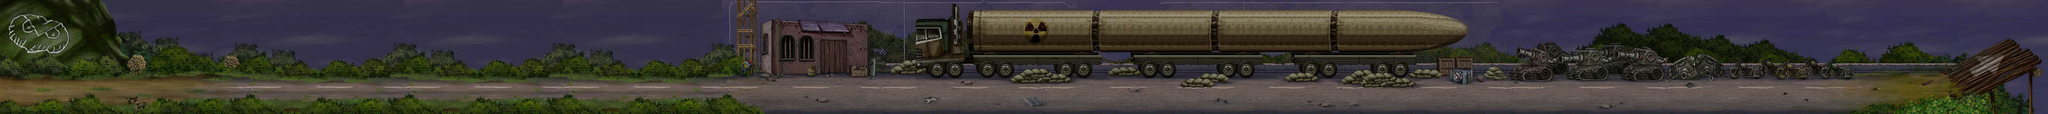

A 2D game scene composited from a Tiled map and its tileset images. What follows is a short description and the map's XML, with each tile layer's data collapsed to a summary:
An orthogonal 287x16 tile map with 40x40 px tiles, 1 tile layer (块层 1), 12 tilesets.

<map version="1.0" orientation="orthogonal" renderorder="right-down" width="287" height="16" tilewidth="40" tileheight="40" nextobjectid="1">
 <tileset firstgid="1" name="map0" tilewidth="960" tileheight="640" tilecount="1" columns="1">
  <image source="../laya/assets/img/battleState/background/map0.jpg" width="960" height="640" />
 </tileset>
 <tileset firstgid="2" name="map1" tilewidth="960" tileheight="640" tilecount="1" columns="1">
  <image source="../laya/assets/img/battleState/background/map1.jpg" width="960" height="640" />
 </tileset>
 <tileset firstgid="3" name="map2" tilewidth="960" tileheight="640" tilecount="1" columns="1">
  <image source="../laya/assets/img/battleState/background/map2.jpg" width="960" height="640" />
 </tileset>
 <tileset firstgid="4" name="map3" tilewidth="960" tileheight="640" tilecount="1" columns="1">
  <image source="../laya/assets/img/battleState/background/map3.jpg" width="960" height="640" />
 </tileset>
 <tileset firstgid="5" name="map4" tilewidth="960" tileheight="640" tilecount="1" columns="1">
  <image source="../laya/assets/img/battleState/background/map4.jpg" width="960" height="640" />
 </tileset>
 <tileset firstgid="6" name="map5" tilewidth="960" tileheight="640" tilecount="1" columns="1">
  <image source="../laya/assets/img/battleState/background/map5.jpg" width="960" height="640" />
 </tileset>
 <tileset firstgid="7" name="map6" tilewidth="960" tileheight="640" tilecount="1" columns="1">
  <image source="../laya/assets/img/battleState/background/map6.jpg" width="960" height="640" />
 </tileset>
 <tileset firstgid="8" name="map7" tilewidth="940" tileheight="640" tilecount="1" columns="1">
  <image source="../laya/assets/img/battleState/background/map7.jpg" width="960" height="640" />
 </tileset>
 <tileset firstgid="9" name="map8" tilewidth="960" tileheight="640" tilecount="1" columns="1">
  <image source="../laya/assets/img/battleState/background/map8.jpg" width="960" height="640" />
 </tileset>
 <tileset firstgid="10" name="map9" tilewidth="960" tileheight="640" tilecount="1" columns="1">
  <image source="../laya/assets/img/battleState/background/map9.jpg" width="960" height="640" />
 </tileset>
 <tileset firstgid="11" name="map10" tilewidth="960" tileheight="640" tilecount="1" columns="1">
  <image source="../laya/assets/img/battleState/background/map10.jpg" width="960" height="640" />
 </tileset>
 <tileset firstgid="12" name="map11" tilewidth="960" tileheight="640" tilecount="1" columns="1">
  <image source="../laya/assets/img/battleState/background/map11.jpg" width="960" height="640" />
 </tileset>
 <layer name="块层 1" width="287" height="16">
  <data>[4592 cells, 12 non-empty, 12 distinct tile ids]</data>
 </layer>
</map>